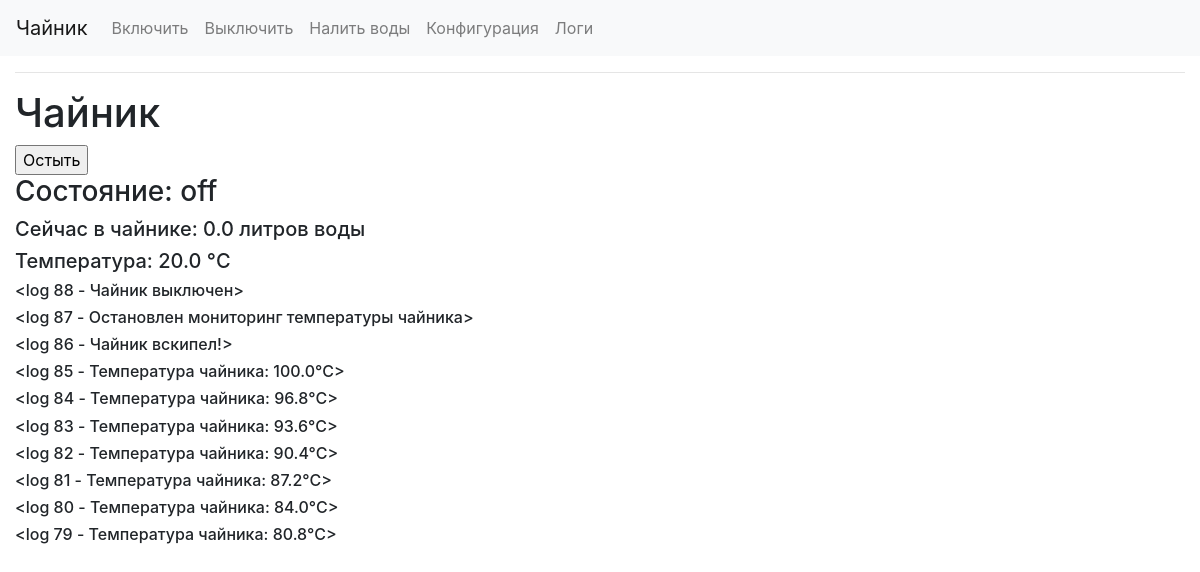
The page / on the database its author committed.
### app/models.py (models this page shows)
@dataclass(init=True)
class Logs(db.Model):
    id: int
    message: str
    created_at: datetime.datetime
    id = db.Column(db.Integer, primary_key=True, autoincrement=True)
    message = db.Column(db.String(255))
    created_at = db.Column(db.DateTime, default=datetime.datetime.now())
    def __repr__(self):
        return f'<log {self.id} - {self.message}>'

### app/main/routes.py (the view)
@bp.route('/', methods=['GET', 'POST'])
def index():
    kettle = ElectricKettle()
    if request.method == 'POST':
        kettle.reset_temperature()
        return redirect(url_for('main.index'))
    else:
        last_10_logs = Logs.query.order_by(Logs.id.desc()).limit(10)
        kettle_status = kettle.get_status()
        kettle_water = kettle.get_water_amount()
        kettle_temperature = kettle.get_temperature()
        return render_template('index.html',
                               status=kettle_status,
                               water_amount=kettle_water,
                               temperature=kettle_temperature,
                               logs=last_10_logs)

### app/electric_kettle.py (called while the page is built)
    def get_status(self):
        return self._status

    def get_water_amount(self):
        return self._water_amount

    def get_temperature(self):
        return self._temperature

### singleton.py (called while the page is built)
def singleton(class_):
    instances = {}
    def get_instance(*args, **kwargs):
        if class_ not in instances:
            instances[class_] = class_(*args, **kwargs)
        return instances[class_]
    return get_instance

### app/templates/index.html
{% extends 'base.html' %}
{% block content %}
    <h1>{% block title %} Чайник {% endblock %}</h1>
    <form method="POST">
        <input type="submit" value="Остыть" name="reset_temperature">
    </form>
    <h3>Состояние: {{ status }}</h3>
    <h5>Сейчас в чайнике: {{ water_amount }} литров воды</h5>
    <h5>Температура: {{ temperature }} °C</h5>
    {% for log in logs %}
        <h6>{{ log }}</h6>
    {% endfor %}
{% endblock %}

### rows shown on the page
Logs: id+message "<log 88 - Чайник выключен>"
Logs: id+message "<log 87 - Остановлен мониторинг температуры чайника>"
Logs: id+message "<log 86 - Чайник вскипел!>"
Logs: id+message "<log 85 - Температура чайника: 100.0°C>"
Logs: id+message "<log 84 - Температура чайника: 96.8°C>"
Logs: id+message "<log 83 - Температура чайника: 93.6°C>"
Logs: id+message "<log 82 - Температура чайника: 90.4°C>"
Logs: id+message "<log 81 - Температура чайника: 87.2°C>"
Logs: id+message "<log 80 - Температура чайника: 84.0°C>"
Logs: id+message "<log 79 - Температура чайника: 80.8°C>"

### other values the page prints
{{ status }} "off"
{{ water_amount }} "0.0"
{{ temperature }} "20.0"
